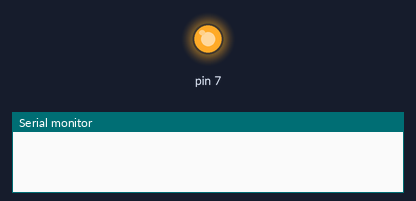
The sketch below on a simulated Arduino Uno, built with avr-gcc and run on an emulated ATmega328P. On the bench: output pins drawn as LEDs (lit = HIGH), the last lines printed to the serial monitor. The modem accepts every AT command (registered, SIM ready, sends succeed) and sends nothing else.

Above: at 0.1 s.
At 4.1 s:
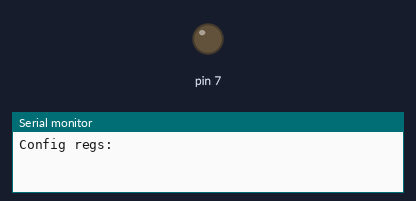
Timing chart, 0 to 5.6 s (numbered marks = the images above):
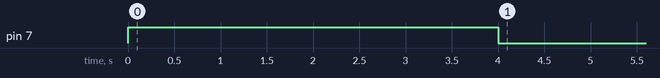

The sketch:

ArduinoBaseStation.ino
```cpp
#include "Arduino.h"
#include <SoftwareSerial.h>

uint8_t packetId = 0;

SoftwareSerial Lora(2, 3);
void setup(){
    Serial.begin(9600);
    pinMode(7, OUTPUT);
    digitalWrite(7, 1);

    Lora.begin(9600);

    delay(2000);
    //Lora.write(byte(0xC1));
    //Lora.write(byte(0x00));
    //Lora.write(byte(0x06));
    Lora.write(byte(0xC0));
    Lora.write(byte(0x02));
    Lora.write(byte(0x01));
    Lora.write(byte(0x62));
    delay(2000);
    Serial.println("Config regs: ");
    while (Lora.available())
    {
        Serial.print(Lora.read(), HEX);
        Serial.print(" ");
    }
    Serial.println();
    digitalWrite(7, 0);


}
void loop(){
    Lora.write(byte (0xFF));
    Lora.write(byte (0xFF));
    Lora.write(byte (0x17));
    Lora.write(byte (0xA));
    Lora.write(byte (0xB));
    Lora.write(byte (0xC));
    Lora.write((byte)strtol(String(packetId, HEX).c_str(), NULL, 16));
    packetId++;
    if (packetId == 201) packetId = 0;
    delay(2000);
}
```
